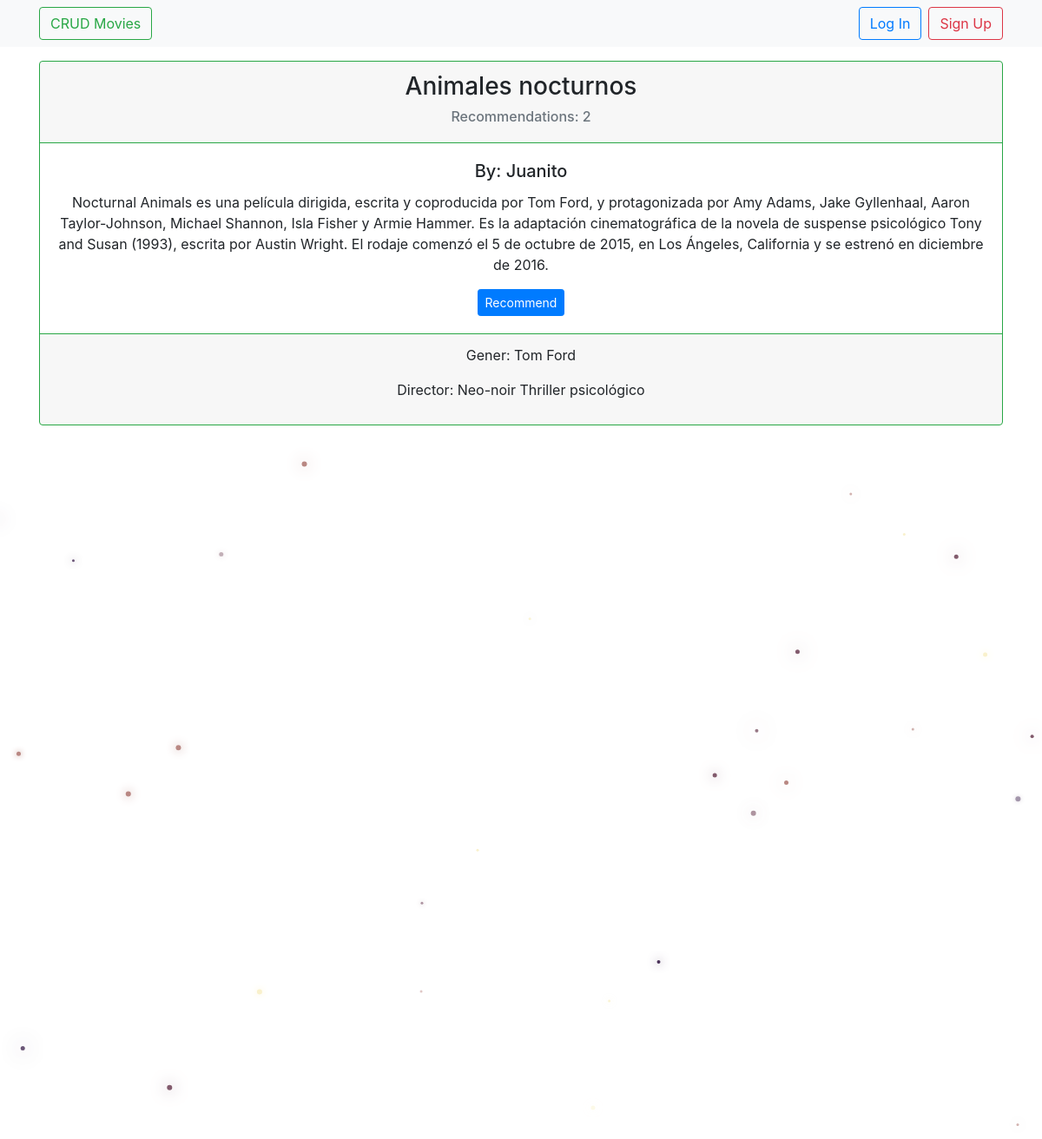
The app's page /movies/movie/6/ with its own data.
### crud_app/models.py (models this page shows, shortened)
class Movies(models.Model):
    user = models.ForeignKey(User, on_delete=models.CASCADE)
    name = models.TextField(max_length=80)
    slug = models.SlugField(allow_unicode=True,unique=True)
    gener = models.TextField(max_length=80)
    director = models.TextField(max_length=80)
    description = models.TextField()
    recommendations = models.ManyToManyField(User, related_name='recommendations_for_user', through='RecommendationUser')
    class Meta:
        ordering = ['name']

### crud_app/views.py (the view)
# urls.py: re_path(r'^movie/(?P<pk>\d+)/$', views.MovieDetail.as_view(), name='detail'),
class MovieDetail(generic.DetailView):
    model = models.Movies

### crud_app/templates/crud_app/movies_detail.html
{% extends "base.html" %}
{% block content %}
<div class="card border-success mb-3 text-center">
  <div class="card-header border-success">
    <h3>{{ movies.name }}</h3>
    <h6 class="text-muted">Recommendations: {{ movies.recommendations.count }}</h6>
  </div>
  <div class="card-body">
    <h5 class="card-title">By: {{ movies.user.username }}</h5>
    <p class="card-text">{{ movies.description }}</p>
    {% if user in movies.recommendations.all %}
    {% else %}
      <a href="{% url 'crud_app:add_recommend' pk=movies.pk %}" title="recommend" class="btn btn-primary btn-sm">
        Recommend
      </a>
    {% endif %}
  </div>
  <div class="card-footer border-success">
    <p>Gener: {{ movies.gener }}</p>
    <p>Director: {{ movies.director }}</p>
  </div>
</div>
{% endblock %}

### records on screen
Movies: name "Animales nocturnos", recommendations.count "2", user.username "Juanito", description "Nocturnal Animals es una película dirigida, escrita y coproducida por Tom Ford, y protagonizada por Amy Adams, Jake Gyllenhaal, Aaron Taylor-Johnson, Michael Shannon, Isla Fisher y Armie Hammer. Es la adaptación cinematográfica de la novela de suspense psicológico Tony and Susan (1993), escrita por Austin Wright. El rodaje comenzó el 5 de octubre de 2015, en Los Ángeles, California y se estrenó en diciembre de 2016.", gener "Tom Ford", director "Neo-noir Thriller psicológico"
